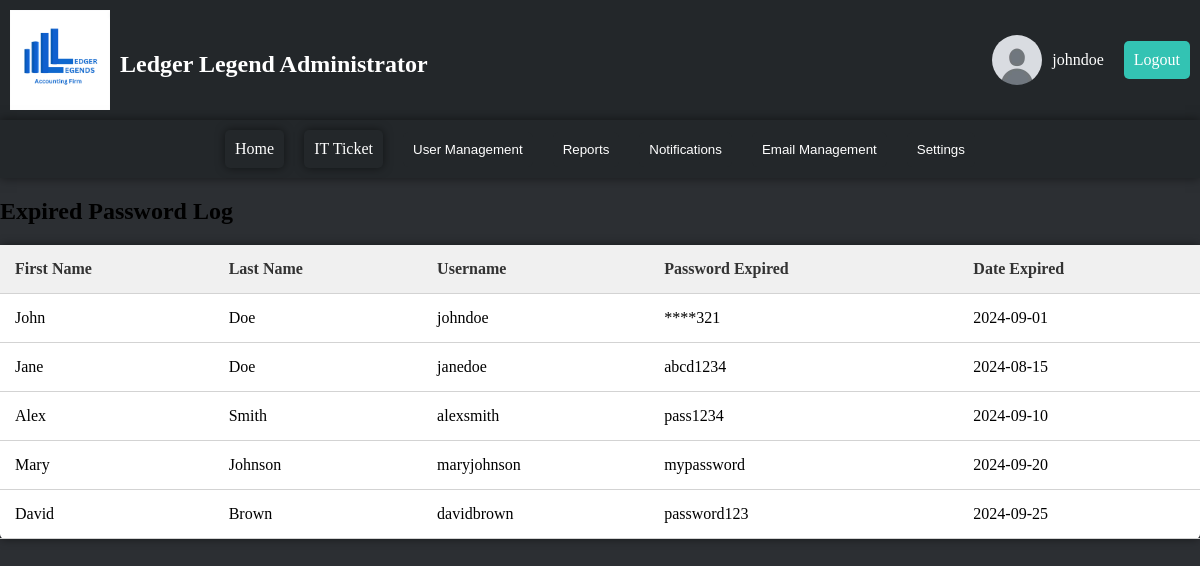
Screenshot of /Expired_Passwords_Log.php (signed in) with the database file from the repository.
### tables this page shows
CREATE TABLE ExpiredPasswords (
    Id INT NOT NULL AUTO_INCREMENT PRIMARY KEY,
    UserId INT NOT NULL,   
    Username VARCHAR(50) NOT NULL,
    FirstName VARCHAR(50) NOT NULL,
    LastName VARCHAR(50) NOT NULL,
    ExpiredPassword VARCHAR(255) NOT NULL,
    DateExpired DATETIME NOT NULL DEFAULT CURRENT_TIMESTAMP,
    FOREIGN KEY (UserId) REFERENCES EmployeeAccounts(Id)   
);

### Expired_Passwords_Log.php (the view, shortened to what this page needs)
<?php
$username = $_SESSION['username'];
$host = 'localhost';
$user = 'root';
$pass = 'root';
$db = 'accounting_db';
$conn = mysqli_connect($host, $user, $pass, $db);
$query = "SELECT FirstName, LastName, Username, ExpiredPassword, DateExpired FROM ExpiredPasswords";
$result = mysqli_query($conn, $query);
$expiredPasswords = mysqli_fetch_all($result, MYSQLI_ASSOC);
?>
<!DOCTYPE html>
<html lang="en">
<head>
    <link rel="stylesheet" href="./administrator_stylesheet.css">
</head>
<body>
    <nav>
        <div class="welcome">
            <img src="profile.png" alt="Picture" class="picture">
            <h1 class="title">Ledger Legend Administrator</h1>
        </div>
        <div class="user-profile">
            <img src="pfp.png" alt="User Picture" class="profile-pic">
            <span class="username"><?php echo htmlspecialchars($username); ?></span>
            <a href="./logout.php" class="logout-btn">Logout</a>
        </div>
    </nav>
    <div class="main-bar">
        <a href="./administrator_home.html" class="nav-link">Home</a>
        <a href="./it_ticket.html" class="nav-link">IT Ticket</a>
        <div class="dropdown">
            <button class="dropbtn">User Management</button>
        </div>
        <div class="dropdown">
            <button class="dropbtn">Reports</button>
        </div>
        <div class="dropdown">
            <button class="dropbtn">Notifications</button>
        </div>
        <div class="dropdown">
            <button class="dropbtn">Email Management</button>
        </div>
        <div class="dropdown">
            <button class="dropbtn">Settings</button>
        </div>
    </div>
    <div class="main-content">
        <h2>Expired Password Log</h2>
        <table>
            <thead>
                <tr>
                    <th>First Name</th>
                    <th>Last Name</th>
                    <th>Username</th>
                    <th>Password Expired</th>
                    <th>Date Expired</th>
                </tr>
            </thead>
            <tbody>
                <?php foreach ($expiredPasswords as $row): ?>
                    <tr>
                        <td><?php echo htmlspecialchars($row['FirstName']); ?></td>
                        <td><?php echo htmlspecialchars($row['LastName']); ?></td>
                        <td><?php echo htmlspecialchars($row['Username']); ?></td>
                        <td><?php echo htmlspecialchars($row['ExpiredPassword']); ?></td>
                        <td><?php echo htmlspecialchars(date('Y-m-d', strtotime($row['DateExpired']))); ?></td>
                    </tr>
                <?php endforeach; ?>
            </tbody>
        </table>
    </div>
</body>
</html>

### administrator_stylesheet.css (style rules this page uses)
:root { --background-color: #2C2F33; --navbar-background: #23272A; --link-color: #33C3B3; --link-hover-background: #1F2933; --dropdown-background: #2C2F33; --dropdown-hover-background: #3A3F47; --text-color: white; --box-shadow: 0 0 10px rgba(0, 0, 0, 0.5); --border-radius: 5px; }
body { background-color: var(--background-color); margin: 0; padding: 0; display: flex; flex-direction: column; }
nav { display: flex; justify-content: space-between; align-items: center; padding: 10px; background-color: var(--navbar-background); }
.welcome { display: flex; align-items: center; }
.picture { width: 100px; height: auto; margin-right: 10px; }
.user-profile { display: flex; align-items: center; gap: 10px; }
.profile-pic { width: 50px; height: 50px; border-radius: 50%; }
.username { font-size: 16px; color: var(--text-color); margin-right: 10px; }
.logout-btn { padding: 10px; background-color: var(--link-color); color: white; text-decoration: none; border-radius: var(--border-radius); }
.main-bar { display: flex; justify-content: center; align-items: center; background-color: var(--navbar-background); padding: 10px; box-shadow: var(--box-shadow); }
.nav-link { display: inline-block; padding: 10px; background-color: var(--navbar-background); color: white; text-decoration: none; border-radius: var(--border-radius); box-shadow: var(--box-shadow); margin: 0 10px; }
.dropdown { position: relative; display: inline-block; margin: 0 10px; }
.dropbtn { background-color: var(--navbar-background); color: white; padding: 10px; border: none; cursor: pointer; border-radius: 5px; }
.title { color: white; font-size: 24px; margin-bottom: 10px; }
table { width: 100%; border-collapse: collapse; margin-top: 20px; background-color: white; border-radius: var(--border-radius); box-shadow: var(--box-shadow); }
th, td { padding: 15px; text-align: left; border-bottom: 1px solid lightgrey; }
th { background-color: #f0f0f0; color: #333; font-weight: bold; }

### rows the page displays
expiredpasswords: FirstName "John", LastName "Doe", Username "johndoe", ExpiredPassword "****321", DateExpired "2024-09-01"
expiredpasswords: FirstName "Jane", LastName "Doe", Username "janedoe", ExpiredPassword "abcd1234", DateExpired "2024-08-15"
expiredpasswords: FirstName "Alex", LastName "Smith", Username "alexsmith", ExpiredPassword "pass1234", DateExpired "2024-09-10"
expiredpasswords: FirstName "Mary", LastName "Johnson", Username "maryjohnson", ExpiredPassword "mypassword", DateExpired "2024-09-20"
expiredpasswords: FirstName "David", LastName "Brown", Username "davidbrown", ExpiredPassword "password123", DateExpired "2024-09-25"

### other values shown
$username "johndoe"
